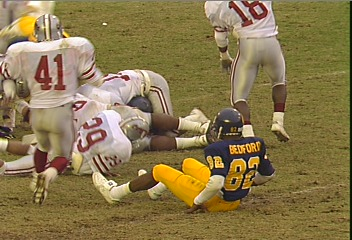
%> input picture imageTestSequence/football/fb-43.jpg, 352 x 240 px
$ octave --eval "demo;"   (GNU Octave 9; MATLAB toolbox functions it lacks are replaced by stand-ins)
%> lines starting %> are read from the running program, lines starting %| are printed output that depends on the picture
function demo()
% The MATLAB program is developed to test simulate the ided represented in
% the paper "An Information Theoretic Model of Spatiotemporal Visual
% Saliency".
% All images are initally reduced to a quater of its original size
% There are 4 consecutive images used to calculate the temporal saliency
% map.
    %% Add the common MATLAB fucntions into the folder
    addpath('../comMLFuncs/');

    %% Precprocess steps
    clc; close all;

    %% Predefined parameters
    noImgs = 4;
    szPatches = 8;
    %% Sample images for testing with M = 4
% [13 lines of commented-out code are left out]

    %% Sample images for testing with M = 8
% [29 lines of commented-out code are left out]

    imgPath1 = './figures/football/fb-43.jpg';
    imgPath2 = './figures/football/fb-44.jpg';
    imgPath3 = './figures/football/fb-45.jpg';
    imgPath4 = './figures/football/fb-46.jpg';
    imgPath5 = './figures/football/fb-47.jpg';
    imgPath6 = './figures/football/fb-48.jpg';
    imgPath7 = './figures/football/fb-49.jpg';
    imgPath8 = './figures/football/fb-50.jpg';
    imgPath9 = './figures/football/fb-51.jpg';

    % All images are resized by 1/2
    scaleValue = 1;
    img1 = imresize(rgb2gray(imread(imgPath1)),scaleValue);
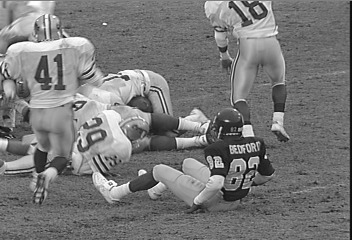
%> img1: size 240x352 uint8; min 2, max 255, mean 120.1
    img2 = imresize(rgb2gray(imread(imgPath2)),scaleValue);
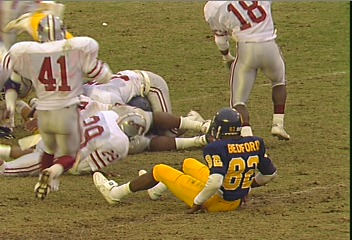
%> input picture imageTestSequence/football/fb-44.jpg, 352 x 240 px
%> img2: size 240x352 uint8; min 2, max 254, mean 120.1
    img3 = imresize(rgb2gray(imread(imgPath3)),scaleValue);
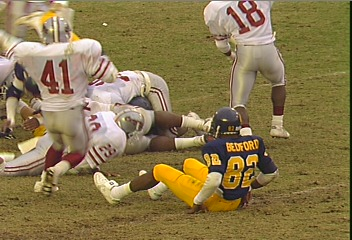
%> input picture trunk/imageTestSequence/football/fb-45.jpg, 352 x 240 px
%> img3: size 240x352 uint8; min 1, max 255, mean 119.8
    img4 = imresize(rgb2gray(imread(imgPath4)),scaleValue);
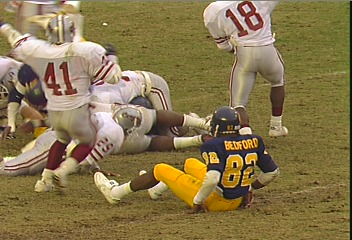
%> input picture imageTestSequence/football/fb-46.jpg, 352 x 240 px
%> img4: size 240x352 uint8; min 1, max 255, mean 118.9
    img5 = imresize(rgb2gray(imread(imgPath5)),scaleValue);
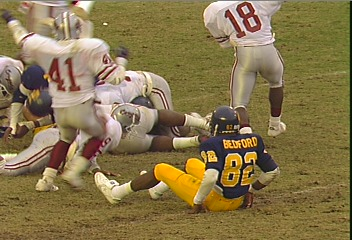
%> input picture trunk/imageTestSequence/football/fb-47.jpg, 352 x 240 px
%> img5: size 240x352 uint8; min 2, max 254, mean 117.9
    img6 = imresize(rgb2gray(imread(imgPath6)),scaleValue);
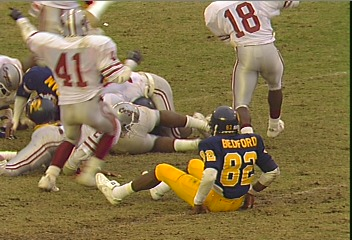
%> input picture imageTestSequence/football/fb-48.jpg, 352 x 240 px
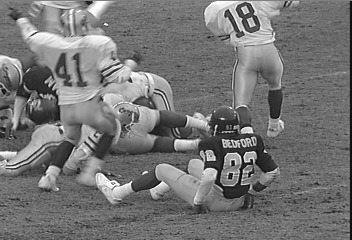
%> img6: size 240x352 uint8; min 1, max 255, mean 117.4
%> (the run ends here)
